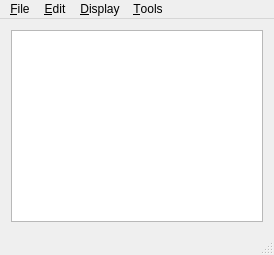
<?xml version="1.0" encoding="UTF-8"?>
<ui version="4.0">
 <class>MainWindow</class>
 <widget class="QMainWindow" name="MainWindow">
  <property name="geometry">
   <rect>
    <x>0</x>
    <y>0</y>
    <width>274</width>
    <height>255</height>
   </rect>
  </property>
  <property name="windowTitle">
   <string>Context Editor</string>
  </property>
  <widget class="QWidget" name="centralWidget">
   <layout class="QVBoxLayout" name="verticalLayout">
    <item>
     <widget class="QSplitter" name="splitter">
      <property name="orientation">
       <enum>Qt::Vertical</enum>
      </property>
      <widget class="GraphicsView" name="graphicsView">
       <property name="sizePolicy">
        <sizepolicy hsizetype="Expanding" vsizetype="Expanding">
         <horstretch>0</horstretch>
         <verstretch>5</verstretch>
        </sizepolicy>
       </property>
      </widget>
     </widget>
    </item>
   </layout>
  </widget>
  <widget class="QStatusBar" name="statusBar"/>
  <widget class="QMenuBar" name="menuBar">
   <property name="geometry">
    <rect>
     <x>0</x>
     <y>0</y>
     <width>274</width>
     <height>23</height>
    </rect>
   </property>
   <widget class="QMenu" name="menuFile">
    <property name="title">
     <string>&amp;File</string>
    </property>
    <widget class="QMenu" name="menuExport">
     <property name="title">
      <string>&amp;Export...</string>
     </property>
     <property name="icon">
      <iconset resource="Icons.qrc">
       <normaloff>:/icons/export</normaloff>:/icons/export</iconset>
     </property>
     <addaction name="actionExportAll"/>
     <addaction name="actionExportApplications"/>
    </widget>
    <addaction name="actionNewRules"/>
    <addaction name="actionOpenRules"/>
    <addaction name="separator"/>
    <addaction name="actionSave"/>
    <addaction name="actionSaveAs"/>
    <addaction name="separator"/>
    <addaction name="actionNewApplication"/>
    <addaction name="actionOpenApplication"/>
    <addaction name="separator"/>
    <addaction name="menuExport"/>
    <addaction name="separator"/>
    <addaction name="actionQuit"/>
   </widget>
   <widget class="QMenu" name="menuEdit">
    <property name="title">
     <string>&amp;Edit</string>
    </property>
    <addaction name="actionUndo"/>
    <addaction name="actionRedo"/>
    <addaction name="separator"/>
    <addaction name="actionSettings"/>
   </widget>
   <widget class="QMenu" name="menu_Display">
    <property name="title">
     <string>&amp;Display</string>
    </property>
    <addaction name="actionBrowser"/>
    <addaction name="actionMessages"/>
    <addaction name="separator"/>
    <addaction name="action_Show_all_items"/>
    <addaction name="separator"/>
    <addaction name="actionZoomin"/>
    <addaction name="actionZoomout"/>
    <addaction name="actionNormalsize"/>
    <addaction name="actionBestfit"/>
    <addaction name="separator"/>
    <addaction name="actionCaption"/>
   </widget>
   <widget class="QMenu" name="menuTools">
    <property name="title">
     <string>&amp;Tools</string>
    </property>
    <addaction name="actionExportgraphasPNG"/>
    <addaction name="actionExportmessagestotext"/>
   </widget>
   <addaction name="menuFile"/>
   <addaction name="menuEdit"/>
   <addaction name="menu_Display"/>
   <addaction name="menuTools"/>
  </widget>
  <action name="actionSaveAs">
   <property name="icon">
    <iconset resource="Icons.qrc">
     <normaloff>:/icons/save-as</normaloff>:/icons/save-as</iconset>
   </property>
   <property name="text">
    <string>Save rules &amp;as...</string>
   </property>
   <property name="menuRole">
    <enum>QAction::ApplicationSpecificRole</enum>
   </property>
  </action>
  <action name="actionQuit">
   <property name="icon">
    <iconset resource="Icons.qrc">
     <normaloff>:/icons/exit</normaloff>:/icons/exit</iconset>
   </property>
   <property name="text">
    <string>&amp;Quit</string>
   </property>
   <property name="menuRole">
    <enum>QAction::QuitRole</enum>
   </property>
   <property name="iconVisibleInMenu">
    <bool>true</bool>
   </property>
  </action>
  <action name="actionUndo">
   <property name="icon">
    <iconset resource="Icons.qrc">
     <normaloff>:/icons/undo</normaloff>:/icons/undo</iconset>
   </property>
   <property name="text">
    <string>&amp;Undo</string>
   </property>
   <property name="iconVisibleInMenu">
    <bool>true</bool>
   </property>
  </action>
  <action name="actionRedo">
   <property name="icon">
    <iconset resource="Icons.qrc">
     <normaloff>:/icons/redo</normaloff>:/icons/redo</iconset>
   </property>
   <property name="text">
    <string>&amp;Redo</string>
   </property>
   <property name="iconVisibleInMenu">
    <bool>true</bool>
   </property>
  </action>
  <action name="actionOpenRules">
   <property name="icon">
    <iconset resource="Icons.qrc">
     <normaloff>:/icons/open</normaloff>:/icons/open</iconset>
   </property>
   <property name="text">
    <string>&amp;Open rules</string>
   </property>
   <property name="iconVisibleInMenu">
    <bool>true</bool>
   </property>
  </action>
  <action name="actionSave">
   <property name="icon">
    <iconset resource="Icons.qrc">
     <normaloff>:/icons/save</normaloff>:/icons/save</iconset>
   </property>
   <property name="text">
    <string>&amp;Save rules</string>
   </property>
   <property name="iconVisibleInMenu">
    <bool>true</bool>
   </property>
  </action>
  <action name="actionExport">
   <property name="icon">
    <iconset resource="Icons.qrc">
     <normaloff>:/icons/save</normaloff>:/icons/save</iconset>
   </property>
   <property name="text">
    <string>Export...</string>
   </property>
   <property name="iconVisibleInMenu">
    <bool>true</bool>
   </property>
  </action>
  <action name="actionOpenApplication">
   <property name="text">
    <string>&amp;Import programs</string>
   </property>
  </action>
  <action name="actionExportAll">
   <property name="icon">
    <iconset resource="Icons.qrc">
     <normaloff>:/icons/file-package</normaloff>:/icons/file-package</iconset>
   </property>
   <property name="text">
    <string>&amp;All data</string>
   </property>
   <property name="iconVisibleInMenu">
    <bool>true</bool>
   </property>
  </action>
  <action name="actionSettings">
   <property name="icon">
    <iconset resource="Icons.qrc">
     <normaloff>:/icons/settings</normaloff>:/icons/settings</iconset>
   </property>
   <property name="text">
    <string>&amp;Settings</string>
   </property>
   <property name="iconVisibleInMenu">
    <bool>true</bool>
   </property>
  </action>
  <action name="actionCopy">
   <property name="enabled">
    <bool>false</bool>
   </property>
   <property name="text">
    <string>&amp;Copy</string>
   </property>
  </action>
  <action name="actionCut">
   <property name="enabled">
    <bool>false</bool>
   </property>
   <property name="text">
    <string>Cu&amp;t</string>
   </property>
  </action>
  <action name="actionPaste">
   <property name="enabled">
    <bool>false</bool>
   </property>
   <property name="text">
    <string>&amp;Paste</string>
   </property>
  </action>
  <action name="actionExportApplications">
   <property name="icon">
    <iconset resource="Icons.qrc">
     <normaloff>:/icons/file-program</normaloff>:/icons/file-program</iconset>
   </property>
   <property name="text">
    <string>&amp;Programs</string>
   </property>
   <property name="iconVisibleInMenu">
    <bool>true</bool>
   </property>
  </action>
  <action name="actionNewRules">
   <property name="icon">
    <iconset resource="Icons.qrc">
     <normaloff>:/icons/new</normaloff>:/icons/new</iconset>
   </property>
   <property name="text">
    <string>&amp;New rules</string>
   </property>
   <property name="iconVisibleInMenu">
    <bool>true</bool>
   </property>
  </action>
  <action name="actionNewApplication">
   <property name="icon">
    <iconset resource="Icons.qrc">
     <normaloff>:/icons/new-program16</normaloff>:/icons/new-program16</iconset>
   </property>
   <property name="text">
    <string>New &amp;program</string>
   </property>
   <property name="iconVisibleInMenu">
    <bool>true</bool>
   </property>
  </action>
  <action name="actionSaveApplications">
   <property name="text">
    <string>Save p&amp;rograms</string>
   </property>
  </action>
  <action name="actionZoomin">
   <property name="icon">
    <iconset resource="Icons.qrc">
     <normaloff>:/icons/zoom-in</normaloff>:/icons/zoom-in</iconset>
   </property>
   <property name="text">
    <string>Zoom &amp;in</string>
   </property>
   <property name="iconVisibleInMenu">
    <bool>true</bool>
   </property>
  </action>
  <action name="actionZoomout">
   <property name="icon">
    <iconset resource="Icons.qrc">
     <normaloff>:/icons/zoom-out</normaloff>:/icons/zoom-out</iconset>
   </property>
   <property name="text">
    <string>Zoom &amp;out</string>
   </property>
   <property name="iconVisibleInMenu">
    <bool>true</bool>
   </property>
  </action>
  <action name="actionNormalsize">
   <property name="icon">
    <iconset resource="Icons.qrc">
     <normaloff>:/icons/zoom-original</normaloff>:/icons/zoom-original</iconset>
   </property>
   <property name="text">
    <string>&amp;Normal size</string>
   </property>
   <property name="iconVisibleInMenu">
    <bool>true</bool>
   </property>
  </action>
  <action name="actionBestfit">
   <property name="icon">
    <iconset resource="Icons.qrc">
     <normaloff>:/icons/zoom-fit-best</normaloff>:/icons/zoom-fit-best</iconset>
   </property>
   <property name="text">
    <string>&amp;Best fit</string>
   </property>
   <property name="iconVisibleInMenu">
    <bool>true</bool>
   </property>
  </action>
  <action name="actionBrowser">
   <property name="checkable">
    <bool>true</bool>
   </property>
   <property name="text">
    <string>&amp;Browser</string>
   </property>
  </action>
  <action name="action_Show_all_items">
   <property name="icon">
    <iconset resource="Icons.qrc">
     <normaloff>:/icons/eye</normaloff>:/icons/eye</iconset>
   </property>
   <property name="text">
    <string>&amp;Show all items</string>
   </property>
   <property name="iconVisibleInMenu">
    <bool>true</bool>
   </property>
  </action>
  <action name="actionPNG">
   <property name="text">
    <string>PNG</string>
   </property>
  </action>
  <action name="actionSVG">
   <property name="text">
    <string>SVG</string>
   </property>
  </action>
  <action name="actionLOLCAT">
   <property name="text">
    <string>LOLCAT</string>
   </property>
  </action>
  <action name="actionROFLCOPTER">
   <property name="text">
    <string>ROFLCOPTER</string>
   </property>
  </action>
  <action name="actionExportviewasPNG">
   <property name="icon">
    <iconset resource="Icons.qrc">
     <normaloff>:/icons/view</normaloff>:/icons/view</iconset>
   </property>
   <property name="text">
    <string>&amp;Export view as PNG</string>
   </property>
   <property name="iconVisibleInMenu">
    <bool>true</bool>
   </property>
  </action>
  <action name="actionExportgraphasPNG">
   <property name="icon">
    <iconset resource="Icons.qrc">
     <normaloff>:/icons/image</normaloff>:/icons/image</iconset>
   </property>
   <property name="text">
    <string>&amp;Export graph as PNG</string>
   </property>
   <property name="iconVisibleInMenu">
    <bool>true</bool>
   </property>
  </action>
  <action name="actionMessages">
   <property name="checkable">
    <bool>true</bool>
   </property>
   <property name="text">
    <string>&amp;Messages</string>
   </property>
  </action>
  <action name="actionExportmessagestotext">
   <property name="icon">
    <iconset resource="Icons.qrc">
     <normaloff>:/icons/export</normaloff>:/icons/export</iconset>
   </property>
   <property name="text">
    <string>Export &amp;messages to text</string>
   </property>
   <property name="iconVisibleInMenu">
    <bool>true</bool>
   </property>
  </action>
  <action name="actionCaption">
   <property name="text">
    <string>&amp;Caption</string>
   </property>
  </action>
 </widget>
 <layoutdefault spacing="6" margin="11"/>
 <customwidgets>
  <customwidget>
   <class>GraphicsView</class>
   <extends>QGraphicsView</extends>
   <header>context-editor_src/graphicsview.h</header>
  </customwidget>
 </customwidgets>
 <resources>
  <include location="Icons.qrc"/>
 </resources>
 <connections/>
</ui>
